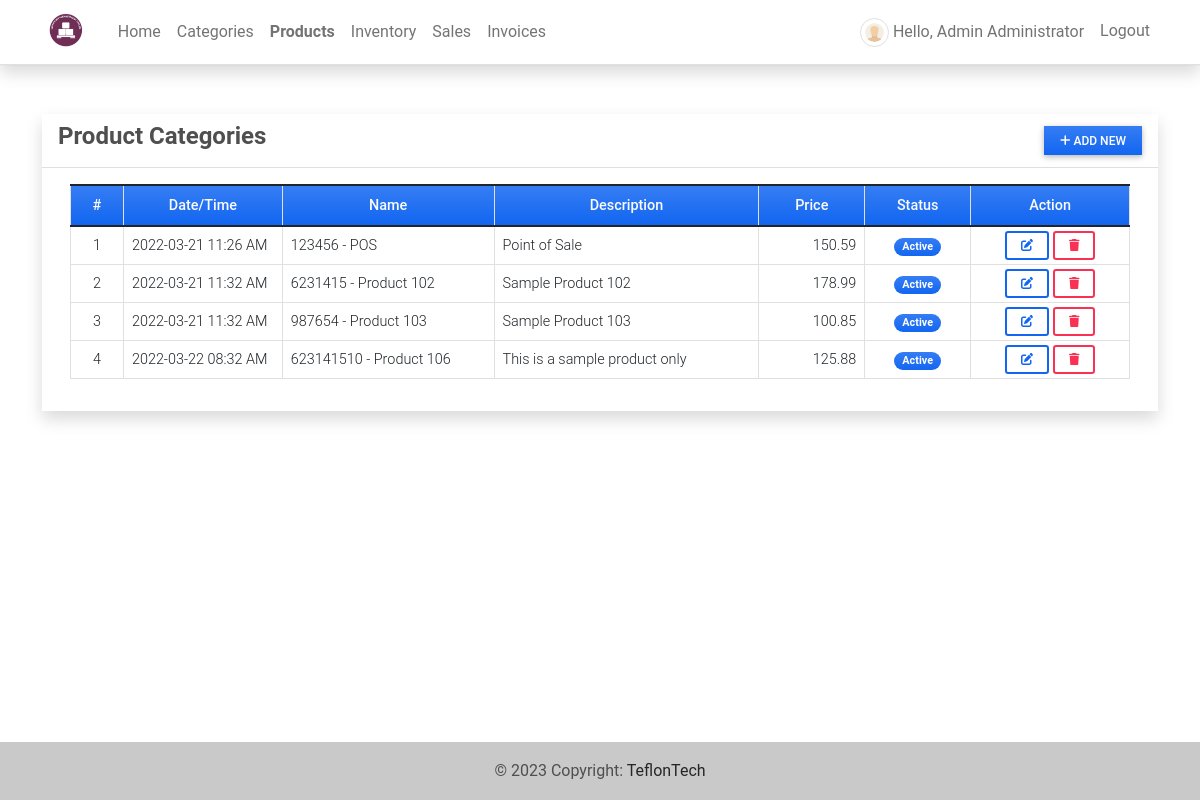
/product (signed in), run on the app's committed database.
### imsApp/models.py (models this page shows, shortened)
class Product(models.Model):
    code=models.CharField(max_length=100,blank=True, null=True)
    name=models.CharField(max_length=250,blank=True, null=True)
    description = models.TextField()
    price = models.FloatField(default=0)
    status = models.CharField(max_length=2, choices=(('1','Active'),('2','Inactive')), default=1)
    date_created = models.DateTimeField(default=timezone.now)
    date_updated = models.DateTimeField(auto_now=True)
    def __str__(self):
        return self.code + ' - ' + self.name

### imsApp/views.py (the view)
# urls.py: path('product',views.product_mgt,name='product-page'),
@login_required
def product_mgt(request):
    context['page_title'] = "Product List"
    products = Product.objects.all()
    context['products'] = products
    return render(request, 'product_mgt.html', context)

### imsApp/templates/product_mgt.html (shortened to what this page needs)
{% extends 'base.html' %} {% load humanize %} {% block pageContent %}
<div class="col-lg-12 col-md-12 col-sm-12 col-xs-12">
    <div class="card card-default rounded-0 shadow ">
        <div class="card-header">
            <div class="d-flex w-100 align-items-center justify-content-between">
                <h4 class="card-title fw-bold">Product Categories</h4>
                <div class="tools">
                    <button type="button" class="btn btn-primary rounded-0 bg-gradient btn-sm" id='add_new'><i class="fa fa-plus"></i> Add New</button>
                </div>
            </div>
        </div>
        <div class="card-body">
            <div class="container-fluid">
                <table class="table table-bordered" id="product-list">
                    <colgroup>
                        <col width="5%">
                        <col width="15%">
                        <col width="20%">
                        <col width="25%">
                        <col width="10%">
                        <col width="10%">
                        <col width="15%">
                    </colgroup>
                    <thead>
                        <tr class="bg-gradient bg-primary bg-opacity-50 text-light">
                            <th class="px-2 py-2 text-center">#</th>
                            <th class="px-2 py-2 text-center">Date/Time</th>
                            <th class="px-2 py-2 text-center">Name</th>
                            <th class="px-2 py-2 text-center">Description</th>
                            <th class="px-2 py-2 text-center">Price</th>
                            <th class="px-2 py-2 text-center">Status</th>
                            <th class="px-2 py-2 text-center">Action</th>
                        </tr>
                    </thead>
                    <tbody>
                        {% for product in products %}
                        <tr>
                            <td class="px-2 py-1 align-middle text-center">{{ forloop.counter }}</td>
                            <td class="px-2 py-1 align-middle">{{ product.date_created|date:"Y-m-d h:i A" }}</td>
                            <td class="px-2 py-1 align-middle">{{ product }}</td>
                            <td class="px-2 py-1 align-middle">
                                <p class="m-0 text-truncate">{{ product.description }}</p>
                            </td>
                            <td class="px-2 py-1 align-middle text-end">{{ product.price|intcomma }}</td>
                            <td class="px-1 py-1 align-middle text-center">
                                {% if product.status == '1' %}
                                <span class="badge bg-primary bg-gradient rounded-pill px-2">Active</span> {% else %}
                                <span class="badge bg-secondary bg-gradient rounded-pill px-2">Inactive</span> {% endif %}
                            </td>
                            <td class="px-2 py-1 align-middle text-center">
                                <a class="btn btn-outline-primary btn-sm edit-data" href="javascript:void(0)" data-id="{{ product.pk }}" title="Edit">
                                    <i class="fa fa-edit"></i>
                                </a>
                                <button class="btn btn-outline-danger btn-sm delete-data" type="button" data-id="{{ product.pk }}" title="Delete">
                                    <i class="fa fa-trash"></i>
                                </button>
                            </td>
                        </tr>
                        {% endfor %}
                    </tbody>
                </table>
            </div>
        </div>
    </div>
</div>
{% endblock pageContent %}

### imsApp/templates/topNavigation.html (shortened to what this page needs)
{% load static %}
<header>
    <nav class="navbar navbar-expand-lg navbar-light bg-white fixed-top shadow border-bottom">
        <div class="container">
            <a class="navbar-brand" target="_blank" href="{% url 'home-page' %}">
                <img src="{{ MEDIA_URL }}/default/logo.png" height="16" alt="{{ MEDIA_URL }}" loading="lazy" style="margin-top: -3px;" />
            </a>
            <div class="collapse navbar-collapse" id="navbarExample01">
                <ul class="navbar-nav me-auto mb-2 mb-lg-0" id="topNav">
                    {% if user.id %}
                    <li class="nav-item">
                        <a class="nav-link" aria-current="page" href="{% url 'home-page' %}">Home</a>
                    </li>
                    <li class="nav-item">
                        <a class="nav-link" aria-current="page" href="{% url 'category-page' %}">Categories</a>
                    </li>
                    <li class="nav-item">
                        <a class="nav-link" aria-current="page" href="{% url 'product-page' %}">Products</a>
                    </li>
                    <li class="nav-item">
                        <a class="nav-link" aria-current="page" href="{% url 'inventory-page' %}">Inventory</a>
                    </li>
                    <li class="nav-item">
                        <a class="nav-link" aria-current="page" href="{% url 'sales-page' %}">Sales</a>
                    </li>
                    <li class="nav-item">
                        <a class="nav-link" aria-current="page" href="{% url 'invoice-page' %}">Invoices</a>
                    </li>
                    {% endif %}
                </ul>
                <ul class="navbar-nav d-flex flex-row">
                    {% if user.id %} {% if user.profile.user_type == 1 %} {% endif %}
                    <li class="nav-item me-3 me-lg-0">
                        <a class="nav-link" href="{% url 'profile' %}">
                            <span class="me-1"><img src="{{ MEDIA_URL }}/default/default-avatar.png" alt="User Avatar" id="user-avatar" class="img-thumbnail rounded-circle"></span>Hello, {{ user.first_name }} {{user.last_name}}
                        </a>
                    </li>
                    <li class="nav-item me-3 me-lg-0">
                        <a class="nav-link" href="{% url 'logout' %}">Logout</a>
                    </li>
                    {% endif %}
                </ul>
            </div>
        </div>
    </nav>
</header>

### static/assets/default/css/style.css (style rules this page uses)
html, body { height: 100%; width: 100%; max-height: 100%; overflow: auto; display: flex; flex-direction: column; }
body>header { flex-shrink: auto; }
#user-avatar { width: 1.8rem; height: 1.8rem; object-fit: scale-down; object-position: center center; }
.navbar-brand>img { height: 2em; }
.nav-item.active a.nav-link { font-weight: bolder !important; }

### data on the page
Product: date_created "2022-03-21 11:26 AM", code+name "123456 - POS", description "Point of Sale", price "150.59", status "Active"
Product: date_created "2022-03-21 11:32 AM", code+name "6231415 - Product 102", description "Sample Product 102", price "178.99", status "Active"
Product: date_created "2022-03-21 11:32 AM", code+name "987654 - Product 103", description "Sample Product 103", price "100.85", status "Active"
Product: date_created "2022-03-22 08:32 AM", code+name "623141510 - Product 106", description "This is a sample product only", price "125.88", status "Active"

### other printed values
{{ user.first_name }} "Admin"
{{ user.last_name }} "Administrator"
